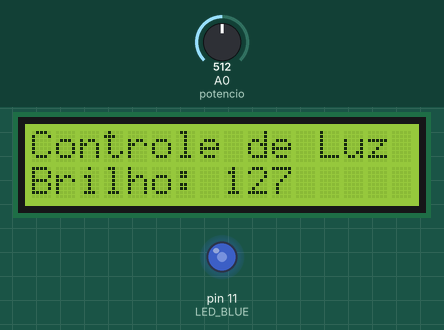
This sketch was run on a simulated Arduino Uno, built with avr-gcc and run on an emulated ATmega328P. Parts: 16×2 character LCD, output pins drawn as LEDs (lit = HIGH). Inputs (shaded band) come from the test bench; at power-on: A0 (potencio) = 512.

Above: at 1.2 s.
1.3 s: A0 (potencio) set to 716
At 2.4 s:
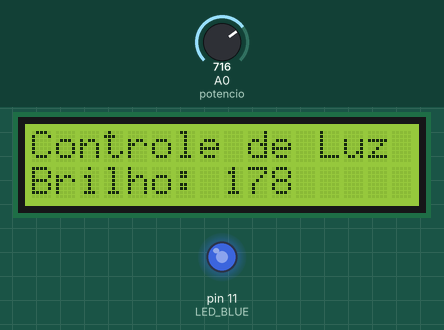
3.0 s: A0 (potencio) set to 900
At 3.7 s:
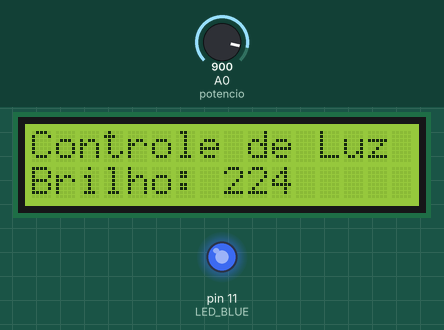
4.5 s: A0 (potencio) set to 122
At 5.1 s:
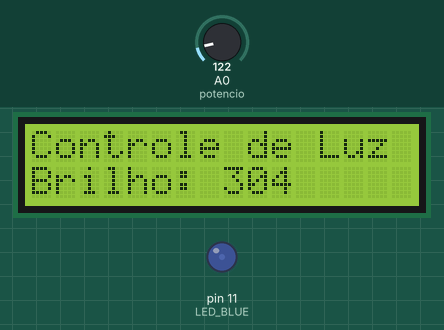
6.0 s: A0 (potencio) set to 0
At 6.4 s:
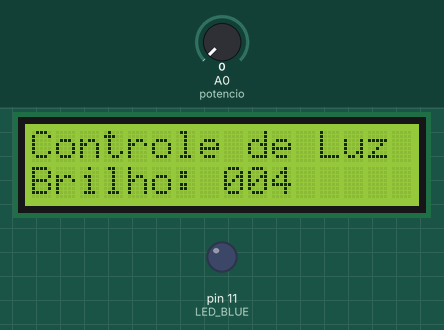
7.5 s: A0 (potencio) set to 511
At 8.9 s:
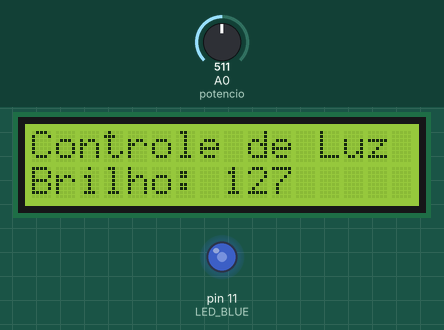
Timing chart, 0 to 10.0 s (numbered marks = the images above; inputs shaded):
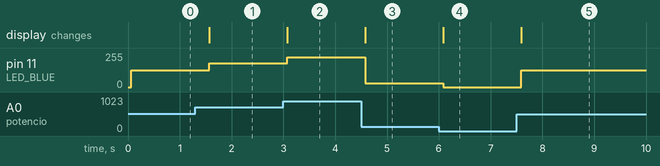

The sketch:

sketch_projeto_pratico.ino
```cpp
#include <LiquidCrystal.h>

const int LED_BLUE = 11;
const int potencio = A0;

// Inicializar o display LCD
LiquidCrystal lcd(7, 6, 5, 4, 3, 2);

void setup() {
  pinMode(LED_BLUE, OUTPUT);
  lcd.begin(16, 2);
  lcd.print("Controle de Luz");
}

void loop() {
  int valor = analogRead(potencio);
  int brightness = map(valor, 0, 1023, 0, 255);
  analogWrite(LED_BLUE, brightness);
  lcd.setCursor(0, 1);
  lcd.print("Brilho: ");
  lcd.print(brightness);

  delay(500);
}
```

Measured:
- after the input at 1.3 s, pin 11 (LED_BLUE): 127/255 → 178/255 after 0.27 s; the display: changes after 0.27 s (image 1)
- after the input at 3.0 s, pin 11 (LED_BLUE): 178/255 → 224/255 after 0.08 s; the display: changes after 0.08 s (image 2)
- after the input at 4.5 s, pin 11 (LED_BLUE): 224/255 → 30/255 after 0.08 s; the display: changes after 0.08 s (image 3)
- after the input at 6.0 s, pin 11 (LED_BLUE): 30/255 → 0/255 after 0.09 s; the display: changes after 0.09 s (image 4)
- after the input at 7.5 s, pin 11 (LED_BLUE): 0/255 → 127/255 after 0.09 s; the display: changes after 0.09 s (image 5)
